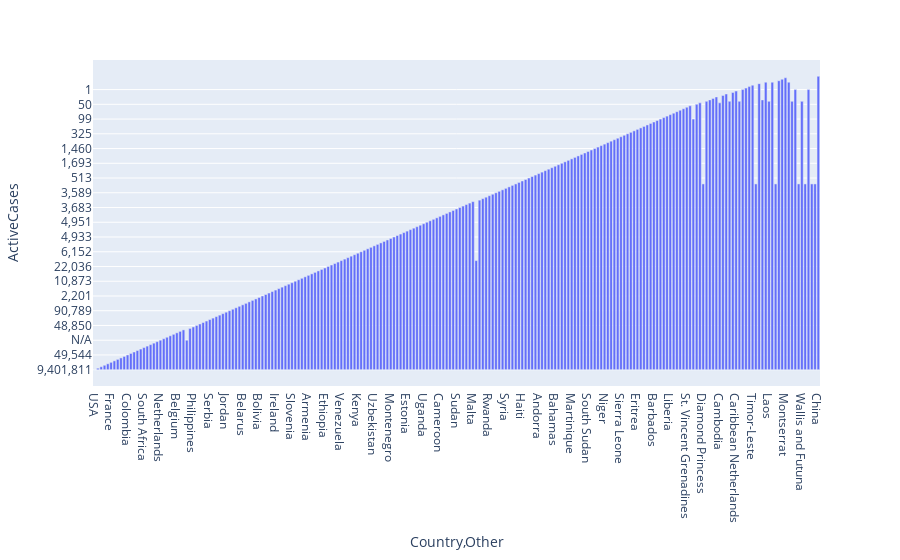

The cell this chart's notebook holds for it:
### Code cell
import plotly.express as px
fig = px.bar(b, x='Country,Other', y='ActiveCases')
fig.show()

### Figure 1 — Plotly figure (JSON) as saved in the notebook; plotly's stock layout.template omitted (floating-point values rounded to 4 significant figures; data arrays with more than 128 entries replaced by an {"elided": "..."} marker saying what was removed)
{"data": [{"alignmentgroup": "True", "hovertemplate": "Country,Other=%{x}<br>ActiveCases=%{y}<extra></extra>", "legendgroup": "", "marker": {"color": "#636efa"}, "name": "", "offsetgroup": "", "orientation": "v", "showlegend": false, "textposition": "auto", "type": "bar", "x": {"elided": "221 str values"}, "xaxis": "x", "y": {"elided": "221 str values"}, "yaxis": "y"}], "layout": {"barmode": "relative", "legend": {"tracegroupgap": 0}, "margin": {"t": 60}, "xaxis": {"anchor": "y", "domain": [0, 1], "title": {"text": "Country,Other"}}, "yaxis": {"anchor": "x", "domain": [0, 1], "title": {"text": "ActiveCases"}}}}
